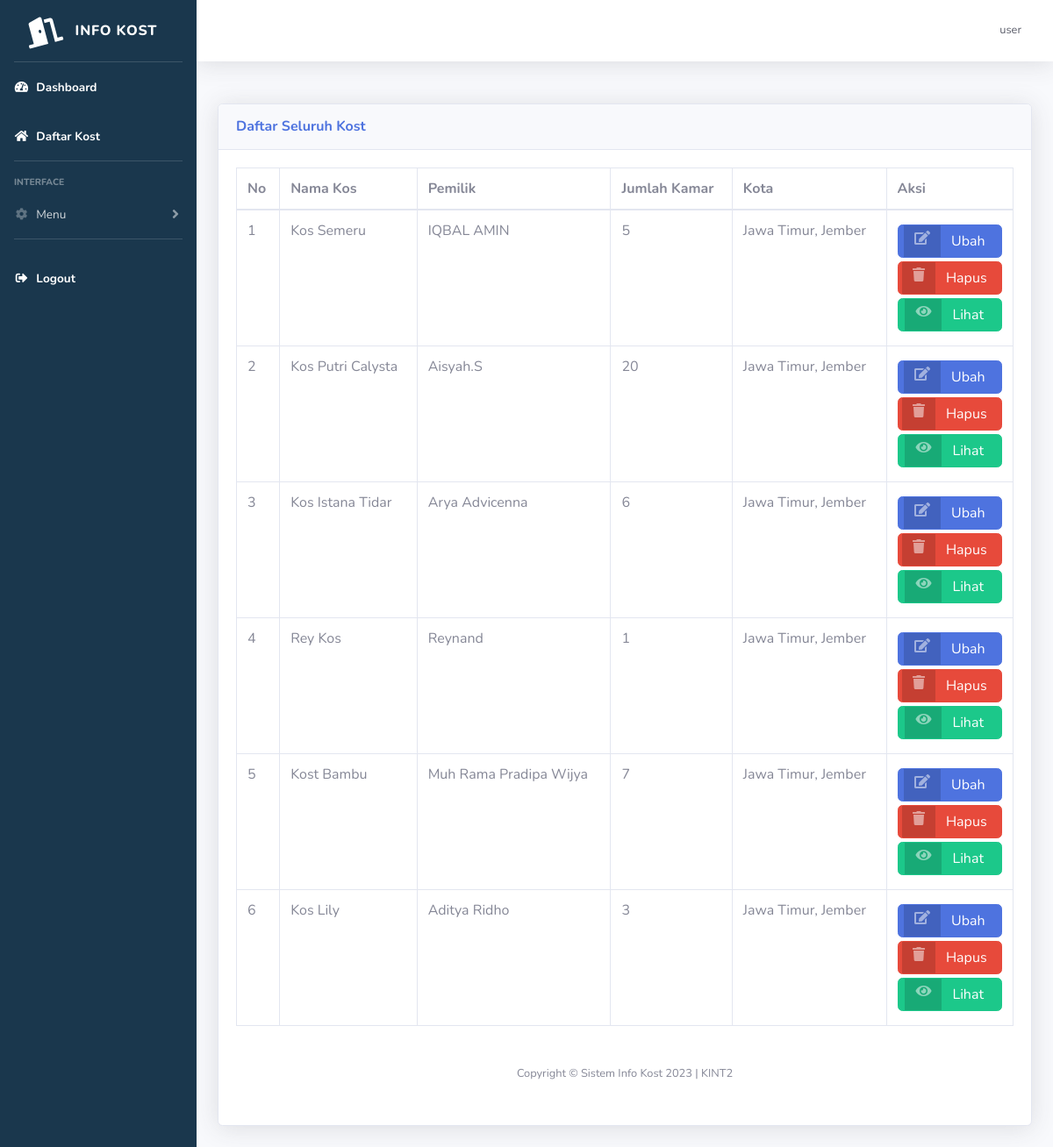
Before: /kost/kost_manage.php (signed in) with the older database file.
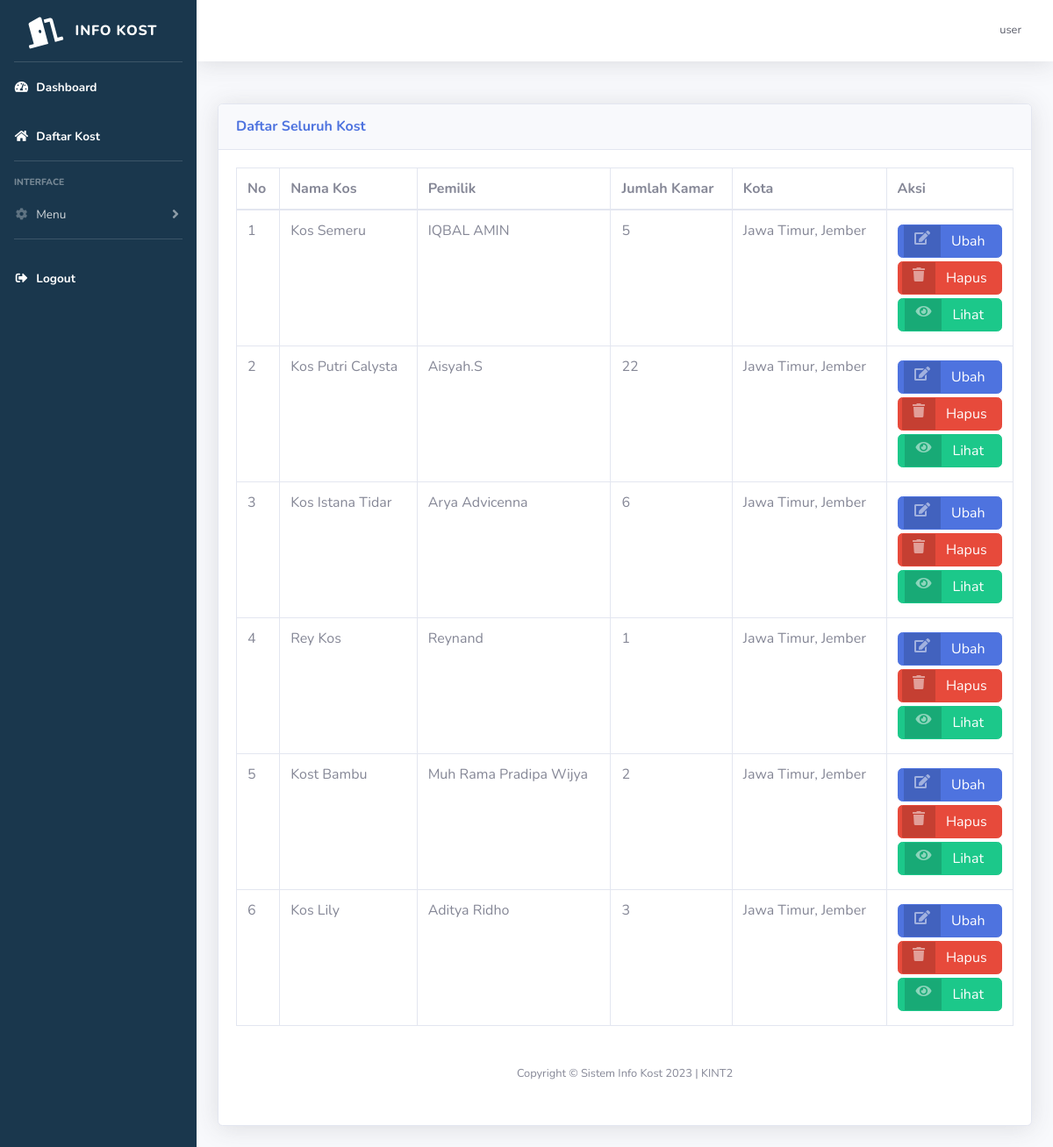
After: the same page with the newer database file.
### tables this page shows
CREATE TABLE `kost` (
  `id_kost` int(11) NOT NULL,
  `nama_kost` varchar(255) NOT NULL,
  `tipe_kost` varchar(255) NOT NULL,
  `jenis_kost` varchar(255) NOT NULL,
  `jumlah_kamar` int(11) NOT NULL,
  `tanggal_tagih` date NOT NULL,
  `nama_pemilik` text NOT NULL,
  `nama_bank` text NOT NULL,
  `no_rekening` int(11) NOT NULL,
  `foto_bangunan_utama` varchar(255) NOT NULL,
  `foto_kamar` varchar(255) NOT NULL,
  `foto_kamar_mandi` varchar(255) NOT NULL,
  `foto_interior` varchar(255) NOT NULL,
  `provinsi` varchar(25) NOT NULL,
  `kota` varchar(25) NOT NULL,
  `kecamatan` varchar(25) NOT NULL,
  `kelurahan` varchar(25) NOT NULL,
  `alamat` varchar(255) NOT NULL,
  `harga_sewa` int(11) NOT NULL,
  `kontak` varchar(255) NOT NULL,
  `deskripsi` text NOT NULL,
  `id_pemilik` int(11) NOT NULL,
  `fasilitas_kost` text NOT NULL
);

CREATE TABLE `user` (
  `id` int(11) NOT NULL,
  `nama_lengkap` varchar(255) NOT NULL,
  `email` varchar(255) NOT NULL,
  `username` varchar(255) NOT NULL,
  `password` varchar(255) NOT NULL,
  `no_hp` varchar(255) NOT NULL,
  `foto_ktp` varchar(255) NOT NULL,
  `foto_profil` text NOT NULL,
  `roles` int(11) NOT NULL,
  `id_kost_saya` int(11) NOT NULL
);

### kost/kost_manage.php (the view, shortened to what this page needs)
<?php
include('includes/header.php');
$data = mysqli_query($koneksi, "SELECT * FROM kost INNER JOIN user WHERE kost.id_pemilik=user.id");
?>
<div class="container-fluid">
    <div class="card shadow mb-4">
    <div class="card-header py-3">
        <h6 class="m-0 font-weight-bold text-primary">Daftar Seluruh Kost</h6>
    </div>
    <div class="card-body">
        <div class="table-responsive">
        <table class="table table-bordered" id="dataTable" width="100%" cellspacing="0">
            <thead>
            <tr>
                <th>No</th>
                <th>Nama Kos</th>
                <th>Pemilik</th>
                <th>Jumlah Kamar</th>
                <th>Kota</th>
                <th>Aksi</th>
            </tr>
            </thead>
        <tbody>
            <?php
            $n = 0;
            while ($d = mysqli_fetch_array($data)) {
                $n++;
            ?>
                <tr class="">
                    <td><?php echo $n ?></td>
                    <td><?php echo $d['nama_kost'] ?></td>
                    <td><?php echo $d['nama_lengkap'] ?></td>
                    <td><?php echo $d['jumlah_kamar'] ?></td>
                    <td><?php echo $d['provinsi'] . ", " . $d['kota'] ?></td>
                    <td>
                    <div class="my-1">
                        <a href="properti_edit.php?id_kost=<?php echo $d['id_kost'] ?>" class="btn btn-primary btn-icon-split">
                        <span class="icon text-white-50">
                            <i class="fas fa-edit"></i>
                        </span>
                        <span class="text">Ubah</span>
                        </a>
                    </div>
                    <div class="my-1">
                        <a href="php/hapus.php?id_kost=<?php echo $d['id_kost'] ?>" class="btn btn-danger btn-icon-split">
                        <span class="icon text-white-50">
                            <i class="fas fa-trash"></i>
                        </span>
                        <span class="text">Hapus</span>
                        </a>
                    </div>
                    <div class="my-1">
                        <a href="detail_properti.php?id_kost=<?php echo $d['id_kost'] ?>" class="btn btn-success btn-icon-split">
                        <span class="icon text-white-50">
                            <i class="fas fa-eye"></i>
                        </span>
                        <span class="text">Lihat</span>
                        </a>
                    </div>
                    </td>
                </tr>
            <?php } ?>
        </tbody>
    </table>
</div>
<?php
include('includes/footer.php');
?>

Changed rows visible on the page:
changed kost "Kos Putri Calysta": jumlah_kamar "20" → "22"
changed kost "Kost Bambu": jumlah_kamar "7" → "2"
